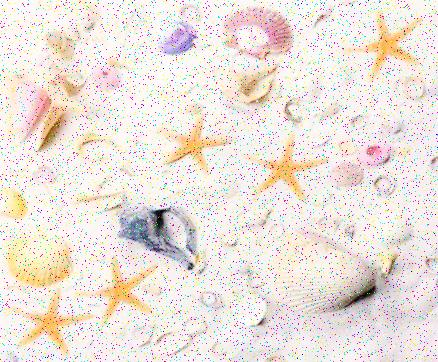
%> input picture Image Processing/Starfish.jpg, 438 x 362 px
$ octave Task3.m   (GNU Octave 9; MATLAB toolbox functions it lacks are replaced by stand-ins)
%> lines starting %> are read from the running program, lines starting %| are printed output that depends on the picture; in (x1, y1, x2, y2) boxes, pixels count from 0 and x2, y2 are one past the last pixel; in counts of white or black regions, pixels touching at a corner belong together; the program's own positions count from 1
% MATLAB script for Assessment Item-1
% Task-3
clear; close all; clc;

% Step-1: Load input image
I = imread('Starfish.jpg');
%> I is the input picture: size 362x438x3 uint8; mean R, G, B 235.5, 226.7, 219.8

%converts the image to gray scaled
Igray = rgb2gray(I);
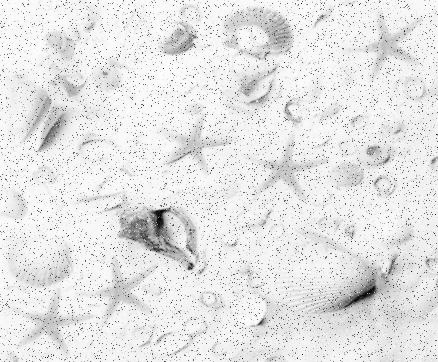
%> Igray: size 362x438 uint8; min 1, max 255, mean 228.6
Igray = medfilt2(Igray, [5 5]);
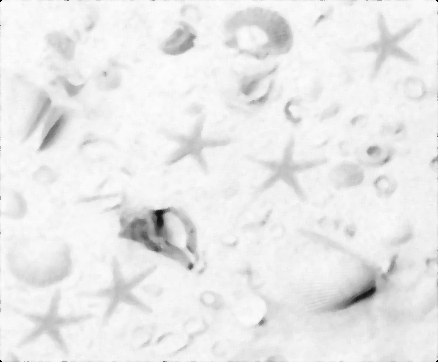
%> Igray: size 362x438 uint8; min 0, max 254, mean 234

%creates a binary image
BW = imbinarize(Igray, 0.9);
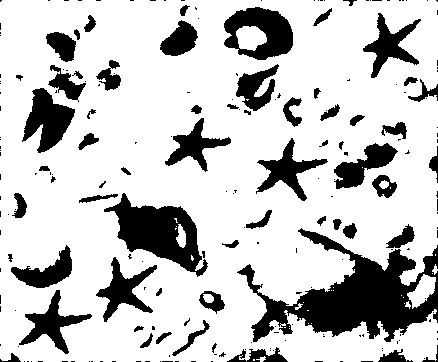
%> BW: size 362x438 logical; 77.9% white; 217 black regions (155 under 20 px), largest, box (x1, y1, x2, y2) and area: (237, 228, 438, 342) 9005, (104, 193, 208, 277) 3886, (224, 7, 293, 60) 2231
%inverts the image
BW = ~BW;

step1 = bwlabel(BW);
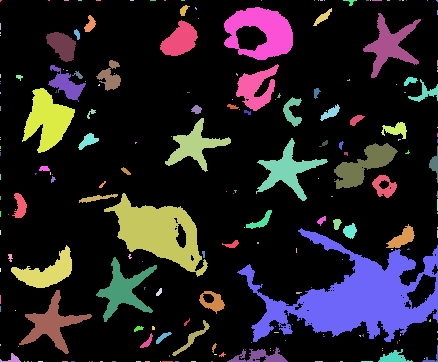
%> step1: size 362x438 double; 218 distinct labels, from 0 to 217; one colour per label, 0 black
stats = regionprops(step1,'Area', 'Perimeter');
%> stats = 217 regions; largest, Area and Perimeter: 9005 1206.2, 3886 353.9, 2231 211.7, 1822 228, 1383 287.1
allBlobPerimeters = [stats.Perimeter];
%> allBlobPerimeters = 217 values, max 1206.2 at index 118, min 0 at index 4, mean 34.52
allBlobAreas = [stats.Area];
%> allBlobAreas = 217 values, max 9005 at index 118, min 1 at index 4, mean 161.6

allowablePerimeterIndexes = (allBlobPerimeters > 230) & (allBlobPerimeters < 320);
%> allowablePerimeterIndexes = 217 logical values, 5 true
allowableAreaIndexes = allBlobAreas < 2000;
%> allowableAreaIndexes = 217 logical values, 214 true
keeperIndexes = find(allowablePerimeterIndexes & allowableAreaIndexes);
%> keeperIndexes = [32 64 89 125 170]
keeperBlobsImage = ismember(step1, keeperIndexes);
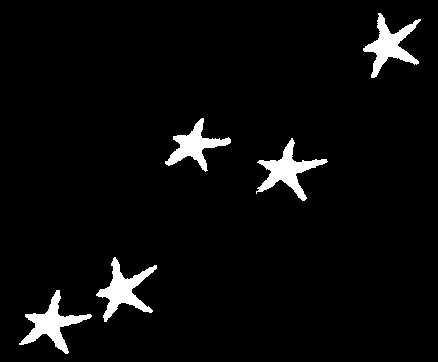
%> keeperBlobsImage: size 362x438 logical; 4.2% white; 5 white regions, box (x1, y1, x2, y2) and area: (256, 138, 328, 201) 1383, (19, 290, 92, 354) 1379, (96, 257, 157, 322) 1368, (363, 13, 421, 78) 1333, (165, 118, 231, 172) 1170
numberOfBlobs = size(keeperBlobsImage, 1);
%> numberOfBlobs = 362

%displays the images in a figure together, in different plots
figure;
subplot(2, 2, 1), imshow(I);
title('Step-1: Load input image');
subplot(2, 2, 2), imshow(Igray);
title('Step-2: Conversion of input image to greyscale');
subplot(2, 2, 4), imshow(keeperBlobsImage);
title("Final Image");
subplot(2, 2, 3), imshow(Igray);
title('Step-2: Outlined');
axis image;
hold on
boundaries = bwboundaries(keeperBlobsImage);
%> boundaries = 5 boundaries; box (x1, y1, x2, y2) and points: (256, 138, 328, 201) 258, (19, 290, 92, 354) 254, (96, 257, 157, 322) 246, (363, 13, 421, 78) 244, (165, 118, 231, 172) 218
numberOfBoundaries = size(boundaries, 1);
%> numberOfBoundaries = 5
for k = 1 : numberOfBoundaries
    thisBoundary = boundaries{k};
    plot(thisBoundary(:,2), thisBoundary(:,1), 'LineWidth', 2);
end
%> this loop made 5 passes
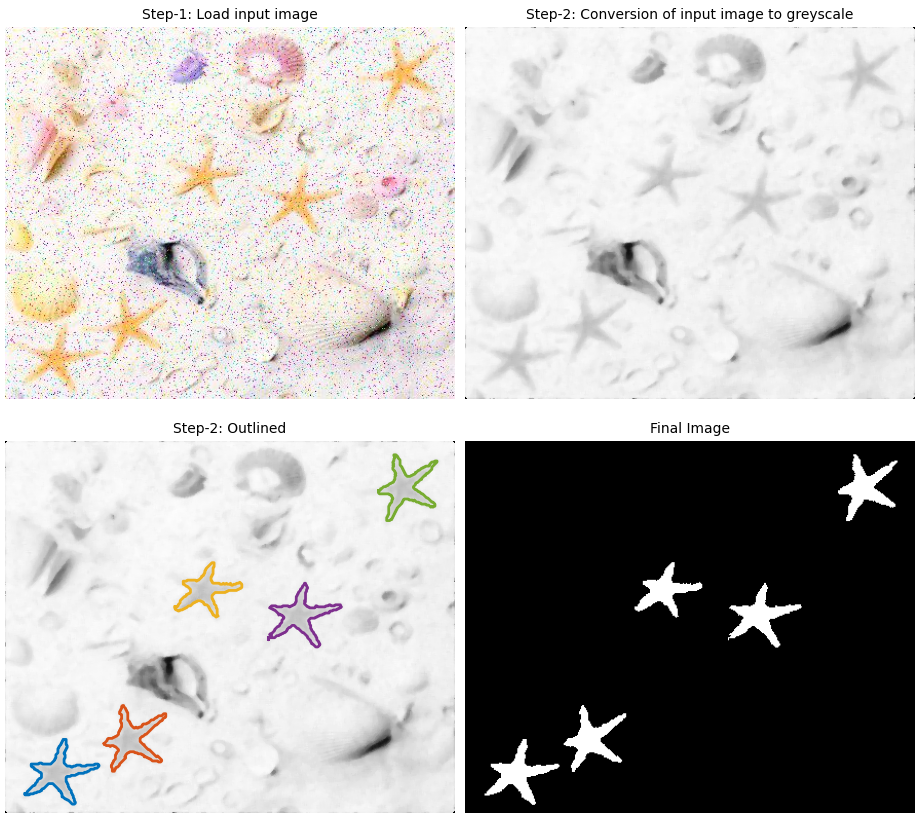
%> figure redrawn from the program's plot data, 4 panels
hold off

$ run again, with Image Processing/Zebra.jpg copied over Image Processing/Starfish.jpg
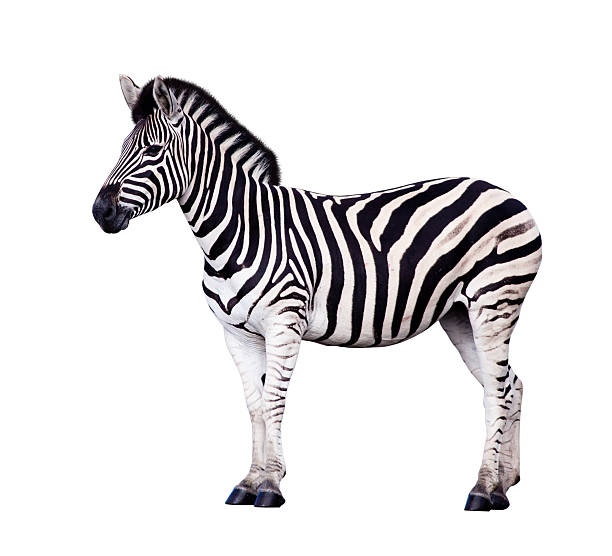
%> input picture Image Processing/Zebra.jpg, 612 x 556 px
%> I is the input picture: size 556x612x3 uint8; mean R, G, B 225.2, 223.5, 224.6
%> `BW = imbinarize(Igray, 0.9);`:
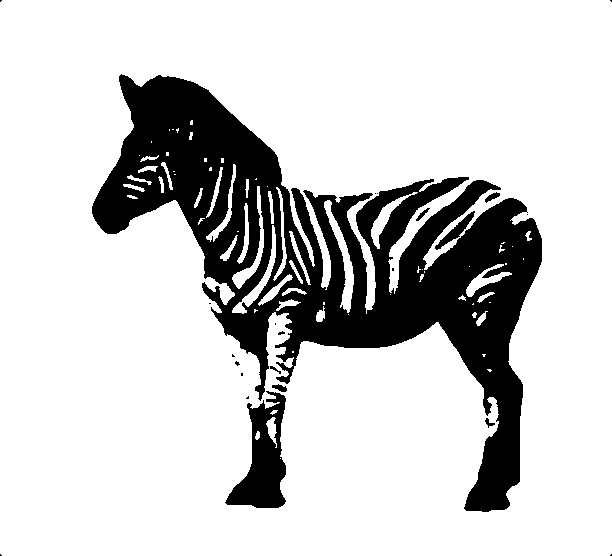
%> BW: size 556x612 logical; 80.6% white; 23 black regions (15 under 20 px), largest, box (x1, y1, x2, y2) and area: (92, 74, 542, 512) 61603, (225, 391, 286, 508) 3651, (435, 211, 475, 250) 369
%> `step1 = bwlabel(BW);`:
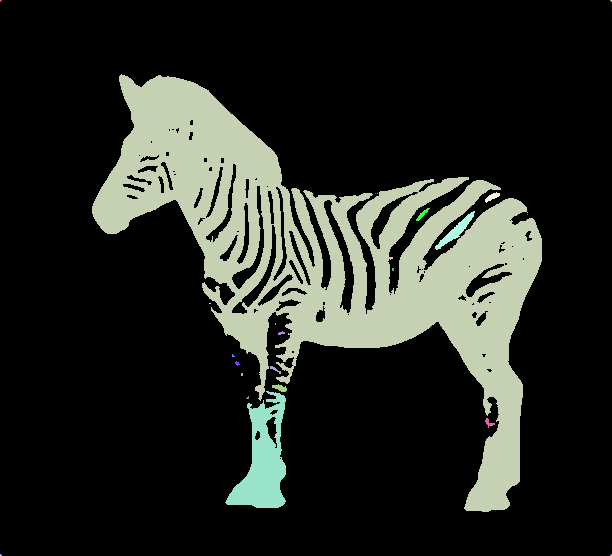
%> step1: size 556x612 double; 24 distinct labels, from 0 to 23; one colour per label, 0 black
%> stats = 23 regions; largest, Area and Perimeter: 61603 3537.9, 3651 394.4, 369 114.7, 75 36.45, 71 35.39
%> allBlobPerimeters = 23 values, max 3537.9 at index 3, min 0 at index 14, mean 186
%> allBlobAreas = 23 values, max 61603 at index 3, min 1 at index 14, mean 2868.1
%> allowablePerimeterIndexes = 23 logical values, 0 true
%> allowableAreaIndexes = 23 logical values, 21 true
%> keeperIndexes = []
%> keeperBlobsImage: size 556x612 logical; every value is 0
%> boundaries = {}
%> numberOfBoundaries = 0
